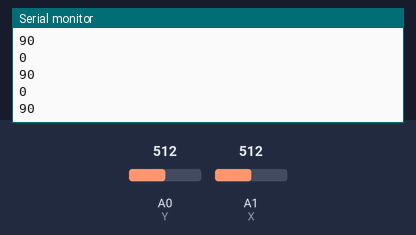
A sketch run on a simulated Arduino Uno, built with avr-gcc and run on an emulated ATmega328P. On the bench: the last lines printed to the serial monitor. Inputs (shaded band) come from the test bench; at power-on: A0 (Y) = 512, A1 (X) = 512. No radio packets arrive unless stated.

Above: at 1.2 s.
1.3 s: A0 (Y) set to 716
At 2.4 s:
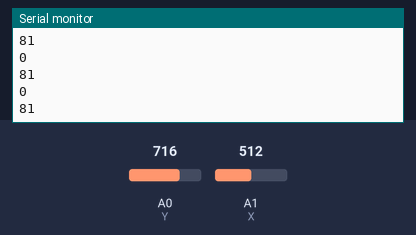
2.8 s: A1 (X) set to 716
At 3.7 s:
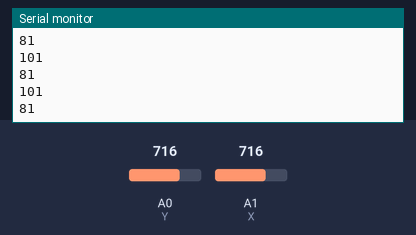
4.3 s: A0 (Y) set to 900
At 5.3 s:
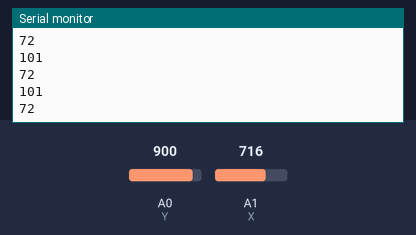
5.8 s: A1 (X) set to 900
At 6.6 s:
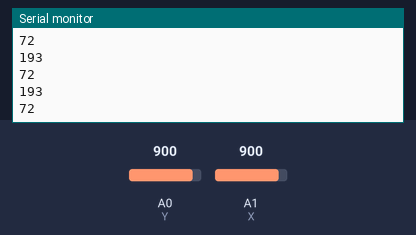
Timing chart, 0 to 8.3 s (numbered marks = the images above; inputs shaded):
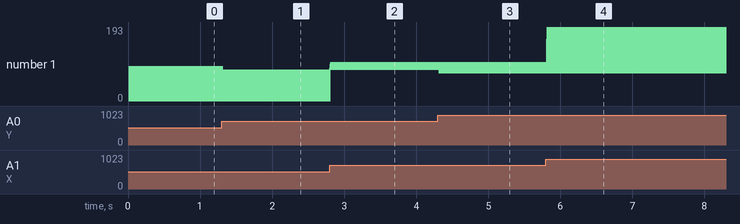

The sketch:

Rover_Send.ino
```cpp
#include <SPI.h>
//#include "RF24.h"
//#include <nRF24L01.h>
#include <RF24.h>
//#include <Servo.h>

RF24 radio(7, 8); // CE, CNS
byte address[6] = "10000";

int X = A1;  // analog pin used to connect the X potentiometer
int Xval;    // variable to read the value from the analog pin
int Y = A0;  // analog pin used to connect the Y potentiometer
int Yval;   // variable to read the value from the analog pin


const int SW = 4;       // digital pin used to read switch value
int SWval;  // variable to read the value from the switch pin

void setup() {
  Serial.begin(115200);
  radio.begin();
  radio.openWritingPipe(address);
  radio.setPALevel(RF24_PA_HIGH);
  radio.setDataRate(RF24_250KBPS);
  radio.stopListening();

  pinMode(SW, INPUT);
  digitalWrite(SW, HIGH);
}

void loop() {
  Yval = analogRead(Y);
  Yval = map(Yval, 0, 1023, 115, 65);
  Xval = analogRead(X);
  Xval = map(Xval, 0, 1023, -255, 255);

//  if (Yval > 100 && Xval > 180){
//    Xval = 180;
//  } else if (Yval > 100 && Xval < -180){
//    Xval = -180;
//  } else if (Yval < 80 && Xval > 180){
//    Xval = 180;
//  } else if (Yval < 80 && Xval < -180){
//    Xval = -180;
//  }

  int pckg[] = {Xval, Yval};
  radio.write(&pckg, sizeof(pckg));
  delay(10);

  Serial.println(pckg[0]);
  Serial.println(pckg[1]);


}
```

Measured:
- after the input at 1.3 s, the serial monitor: prints a new line at once (image 1)
- after the input at 2.8 s, the serial monitor: prints a new line at once (image 2)
- after the input at 4.3 s, the serial monitor: prints a new line at once (image 3)
- after the input at 5.8 s, the serial monitor: prints a new line at once (image 4)
- plotted number 1: 90 → 81 after the input at 1.3 s, 81 → 72 after the input at 4.3 s
